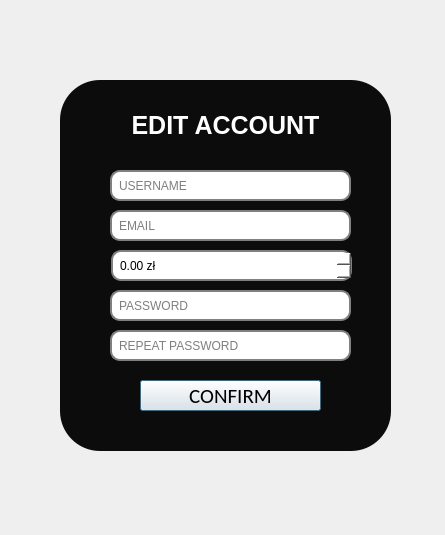
<?xml version="1.0" encoding="UTF-8"?>
<ui version="4.0">
 <class>account</class>
 <widget class="QDialog" name="account">
  <property name="geometry">
   <rect>
    <x>0</x>
    <y>0</y>
    <width>445</width>
    <height>535</height>
   </rect>
  </property>
  <property name="windowTitle">
   <string>Dialog</string>
  </property>
  <widget class="QLabel" name="backgroundLabel">
   <property name="geometry">
    <rect>
     <x>0</x>
     <y>0</y>
     <width>861</width>
     <height>541</height>
    </rect>
   </property>
   <property name="text">
    <string/>
   </property>
   <property name="pixmap">
    <pixmap resource="Resources.qrc">:/Resources/logInBackground.jpg</pixmap>
   </property>
   <property name="scaledContents">
    <bool>true</bool>
   </property>
  </widget>
  <widget class="QLineEdit" name="usernameLineEdit">
   <property name="geometry">
    <rect>
     <x>110</x>
     <y>170</y>
     <width>241</width>
     <height>31</height>
    </rect>
   </property>
   <property name="styleSheet">
    <string notr="true">background-color: white;
border: 2px solid gray;
border-radius: 10px;
padding: 0 5px;</string>
   </property>
   <property name="inputMask">
    <string/>
   </property>
   <property name="placeholderText">
    <string>USERNAME</string>
   </property>
  </widget>
  <widget class="QLabel" name="blackLabel">
   <property name="geometry">
    <rect>
     <x>60</x>
     <y>80</y>
     <width>331</width>
     <height>371</height>
    </rect>
   </property>
   <property name="autoFillBackground">
    <bool>false</bool>
   </property>
   <property name="styleSheet">
    <string notr="true">background-color: #0d0c0c;
border-radius: 40px;
</string>
   </property>
   <property name="text">
    <string/>
   </property>
   <property name="scaledContents">
    <bool>true</bool>
   </property>
  </widget>
  <widget class="QLabel" name="titleLabel">
   <property name="geometry">
    <rect>
     <x>120</x>
     <y>90</y>
     <width>211</width>
     <height>71</height>
    </rect>
   </property>
   <property name="font">
    <font>
     <pointsize>19</pointsize>
     <bold>true</bold>
    </font>
   </property>
   <property name="styleSheet">
    <string notr="true">color: white</string>
   </property>
   <property name="text">
    <string>EDIT ACCOUNT</string>
   </property>
   <property name="alignment">
    <set>Qt::AlignCenter</set>
   </property>
   <property name="wordWrap">
    <bool>true</bool>
   </property>
  </widget>
  <widget class="QLineEdit" name="passwordLineEdit1">
   <property name="geometry">
    <rect>
     <x>110</x>
     <y>290</y>
     <width>241</width>
     <height>31</height>
    </rect>
   </property>
   <property name="styleSheet">
    <string notr="true">background-color: white;
border: 2px solid gray;
border-radius: 10px;
padding: 0 5px;</string>
   </property>
   <property name="inputMask">
    <string/>
   </property>
   <property name="echoMode">
    <enum>QLineEdit::Password</enum>
   </property>
   <property name="placeholderText">
    <string>PASSWORD</string>
   </property>
  </widget>
  <widget class="QLineEdit" name="emailLineEdit">
   <property name="geometry">
    <rect>
     <x>110</x>
     <y>210</y>
     <width>241</width>
     <height>31</height>
    </rect>
   </property>
   <property name="styleSheet">
    <string notr="true">background-color: white;
border: 2px solid gray;
border-radius: 10px;
padding: 0 5px;</string>
   </property>
   <property name="inputMask">
    <string/>
   </property>
   <property name="placeholderText">
    <string>EMAIL</string>
   </property>
  </widget>
  <widget class="QDoubleSpinBox" name="budgetSpinBox">
   <property name="geometry">
    <rect>
     <x>111</x>
     <y>250</y>
     <width>241</width>
     <height>31</height>
    </rect>
   </property>
   <property name="styleSheet">
    <string notr="true">background-color: white;
    border: 2px solid gray;
    border-radius: 10px;
    padding-right: 15px; /* Zostaw miejsce na przyciski góra/dół */
    padding-left: 5px;</string>
   </property>
   <property name="buttonSymbols">
    <enum>QAbstractSpinBox::UpDownArrows</enum>
   </property>
   <property name="suffix">
    <string> zł</string>
   </property>
   <property name="minimum">
    <double>-100000000000.000000000000000</double>
   </property>
   <property name="maximum">
    <double>100000000000.000000000000000</double>
   </property>
   <property name="singleStep">
    <double>0.500000000000000</double>
   </property>
  </widget>
  <widget class="QPushButton" name="confrimButton">
   <property name="geometry">
    <rect>
     <x>140</x>
     <y>380</y>
     <width>181</width>
     <height>31</height>
    </rect>
   </property>
   <property name="font">
    <font>
     <family>Calibri</family>
     <pointsize>16</pointsize>
    </font>
   </property>
   <property name="styleSheet">
    <string notr="true">button-&gt;setStyleSheet(
    &quot;QPushButton {&quot;
    &quot;   background-color: white;&quot;
    &quot;   color: black;&quot;
    &quot;   border-radius: 10px;&quot;
    &quot;   border: none;&quot;
    &quot;   padding: 10px;&quot;
    &quot;}&quot;
    &quot;QPushButton:hover {&quot;
    &quot;   background-color: rgba(255, 255, 255, 0.9);&quot;
    &quot;}&quot;
    &quot;QPushButton:pressed {&quot;
    &quot;   background-color: rgba(255, 255, 255, 0.8);&quot; // Lekkie przyciemnienie po naciśnięciu
    &quot;}&quot;
);</string>
   </property>
   <property name="text">
    <string>CONFIRM</string>
   </property>
  </widget>
  <widget class="QLineEdit" name="passwordLineEdit2">
   <property name="geometry">
    <rect>
     <x>110</x>
     <y>330</y>
     <width>241</width>
     <height>31</height>
    </rect>
   </property>
   <property name="styleSheet">
    <string notr="true">background-color: white;
border: 2px solid gray;
border-radius: 10px;
padding: 0 5px;</string>
   </property>
   <property name="inputMask">
    <string/>
   </property>
   <property name="echoMode">
    <enum>QLineEdit::Password</enum>
   </property>
   <property name="placeholderText">
    <string>REPEAT PASSWORD</string>
   </property>
  </widget>
  <zorder>backgroundLabel</zorder>
  <zorder>blackLabel</zorder>
  <zorder>titleLabel</zorder>
  <zorder>passwordLineEdit1</zorder>
  <zorder>emailLineEdit</zorder>
  <zorder>budgetSpinBox</zorder>
  <zorder>confrimButton</zorder>
  <zorder>passwordLineEdit2</zorder>
  <zorder>usernameLineEdit</zorder>
 </widget>
 <resources>
  <include location="Resources.qrc"/>
 </resources>
 <connections/>
</ui>
